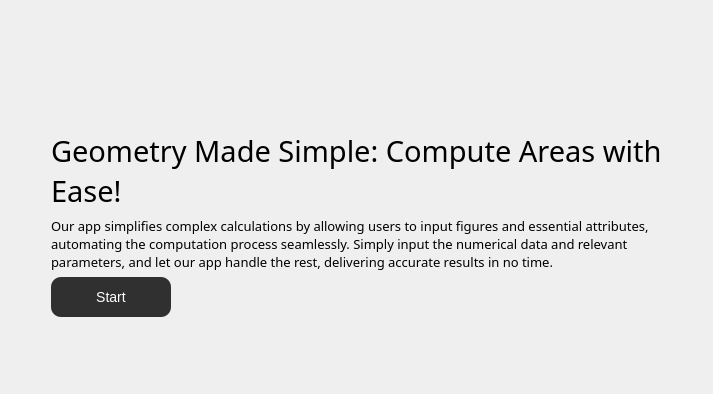
      <widget class="QWidget" name="welcome_page">
       <property name="styleSheet">
        <string notr="true"/>
       </property>
       <layout class="QGridLayout" name="gridLayout_2">
        <item row="4" column="1">
         <widget class="QLabel" name="welcome_text">
          <property name="font">
           <font>
            <family>Microsoft JhengHei Light</family>
            <pointsize>10</pointsize>
           </font>
          </property>
          <property name="styleSheet">
           <string notr="true">max-height:150px;</string>
          </property>
          <property name="text">
           <string>Our app simplifies complex calculations by allowing users to input figures and essential attributes, automating the computation process seamlessly. Simply input the numerical data and relevant parameters, and let our app handle the rest, delivering accurate results in no time.</string>
          </property>
          <property name="scaledContents">
           <bool>false</bool>
          </property>
          <property name="wordWrap">
           <bool>true</bool>
          </property>
         </widget>
        </item>
        <item row="1" column="1">
         <spacer name="verticalSpacer_3">
          <property name="orientation">
           <enum>Qt::Vertical</enum>
          </property>
          <property name="sizeHint" stdset="0">
           <size>
            <width>20</width>
            <height>40</height>
           </size>
          </property>
         </spacer>
        </item>
        <item row="6" column="0">
         <spacer name="horizontalSpacer_6">
          <property name="orientation">
           <enum>Qt::Horizontal</enum>
          </property>
          <property name="sizeHint" stdset="0">
           <size>
            <width>40</width>
            <height>20</height>
           </size>
          </property>
         </spacer>
        </item>
        <item row="6" column="1">
         <widget class="QLabel" name="label_2">
          <property name="text">
           <string/>
          </property>
          <property name="pixmap">
           <pixmap>../images/welcome-image.png</pixmap>
          </property>
         </widget>
        </item>
        <item row="4" column="2">
         <spacer name="horizontalSpacer">
          <property name="orientation">
           <enum>Qt::Horizontal</enum>
          </property>
          <property name="sizeHint" stdset="0">
           <size>
            <width>40</width>
            <height>20</height>
           </size>
          </property>
         </spacer>
        </item>
        <item row="3" column="2">
         <spacer name="horizontalSpacer_2">
          <property name="orientation">
           <enum>Qt::Horizontal</enum>
          </property>
          <property name="sizeHint" stdset="0">
           <size>
            <width>40</width>
            <height>20</height>
           </size>
          </property>
         </spacer>
        </item>
        <item row="0" column="1">
         <spacer name="verticalSpacer_2">
          <property name="orientation">
           <enum>Qt::Vertical</enum>
          </property>
          <property name="sizeHint" stdset="0">
           <size>
            <width>20</width>
            <height>40</height>
           </size>
          </property>
         </spacer>
        </item>
        <item row="5" column="1">
         <widget class="QPushButton" name="start_button">
          <property name="cursor">
           <cursorShape>PointingHandCursor</cursorShape>
          </property>
          <property name="styleSheet">
           <string notr="true"> background-color: #303030;
color: white;
max-width: 120px;
min-height: 40px;
max-height: 40px;
border-radius: 10px;
font-size: 14px;</string>
          </property>
          <property name="text">
           <string>Start</string>
          </property>
         </widget>
        </item>
        <item row="4" column="0">
         <spacer name="horizontalSpacer_5">
          <property name="orientation">
           <enum>Qt::Horizontal</enum>
          </property>
          <property name="sizeHint" stdset="0">
           <size>
            <width>40</width>
            <height>20</height>
           </size>
          </property>
         </spacer>
        </item>
        <item row="7" column="1">
         <spacer name="verticalSpacer">
          <property name="orientation">
           <enum>Qt::Vertical</enum>
          </property>
          <property name="sizeHint" stdset="0">
           <size>
            <width>20</width>
            <height>40</height>
           </size>
          </property>
         </spacer>
        </item>
        <item row="3" column="1">
         <widget class="QLabel" name="welcome_header">
          <property name="font">
           <font>
            <family>Microsoft YaHei Light</family>
            <pointsize>22</pointsize>
           </font>
          </property>
          <property name="autoFillBackground">
           <bool>true</bool>
          </property>
          <property name="styleSheet">
           <string notr="true"/>
          </property>
          <property name="text">
           <string>Geometry Made Simple: Compute Areas with Ease!</string>
          </property>
          <property name="scaledContents">
           <bool>false</bool>
          </property>
          <property name="wordWrap">
           <bool>true</bool>
          </property>
         </widget>
        </item>
        <item row="3" column="0">
         <spacer name="horizontalSpacer_3">
          <property name="orientation">
           <enum>Qt::Horizontal</enum>
          </property>
          <property name="sizeHint" stdset="0">
           <size>
            <width>40</width>
            <height>20</height>
           </size>
          </property>
         </spacer>
        </item>
        <item row="2" column="1">
         <spacer name="verticalSpacer_4">
          <property name="orientation">
           <enum>Qt::Vertical</enum>
          </property>
          <property name="sizeHint" stdset="0">
           <size>
            <width>20</width>
            <height>40</height>
           </size>
          </property>
         </spacer>
        </item>
       </layout>
      </widget>
